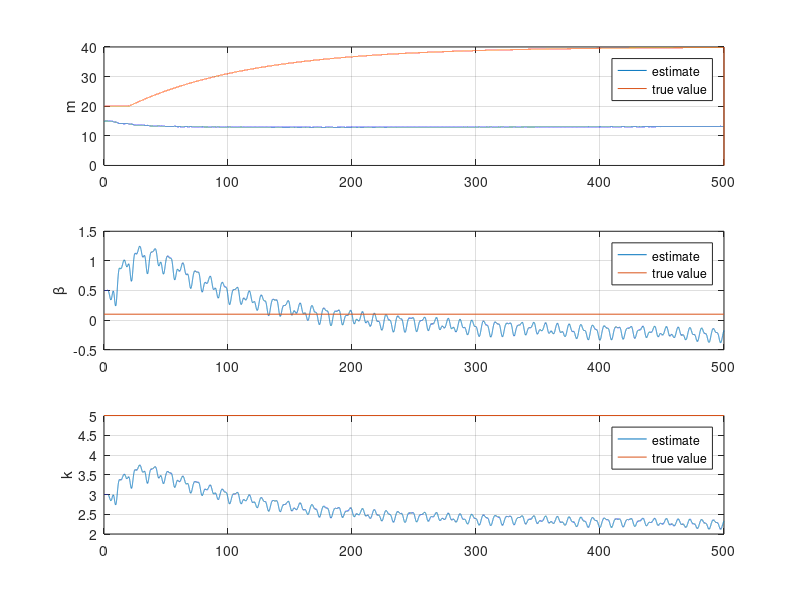

MATLAB code to generate this figure: (Note: this script raises an error after producing the figure.)
close all;
clear;

%% Insert true system
m = 20;
beta = 0.1;
k = 5;

A = [0 1;
     -k/m -beta/m];              
B = [0; 1/m];              

%% Define filters
lambda_0 = 0.5;
lambda_1 = 0.5;

[ ~, ~,C_f_1,D_f_1] = tf2ss([0 0 1],[1 lambda_1 lambda_0]);
[ ~, ~,C_f_2,D_f_2] = tf2ss([0 1 0],[1 lambda_1 lambda_0]);
[A_f,B_f,C_f_3,D_f_3] = tf2ss([1 0 0],[1 lambda_1 lambda_0]);                 
% A_f and B_f is only needed once as it is the same all over. Hence tildes

%% Adaptive gain
gamma   = eye(3);                              
 
%% Simulation MATLAB
h       = 0.01;  % sample time (s)
N       = 50000; % number of samples

t       = 0:h:h*(N-1);

% Define input as a function of t
u       = sin(t);                               


% Memory allocation
x       = zeros(2, N);
x_z     = zeros(2, 1);
x_phi   = zeros(2, 1);
theta   = zeros(3, N);
U       = zeros(N-1,1);
m_plot = zeros(N, 1); 

% Initial estimates
theta(:,1) = [15 0.5 3]';  


% Main loop. Simulate using forward Euler (x[k+1] = x[k] + h*x_dot)
for n = 1:N-1
    
     if t(n) > 20
        m = 20*(2-exp(-0.01*(t(n)-20)));
        m_plot(n) = m;
    else
        m = 20;
        m_plot(n) = m;
    end
    
    A = [0 1;
     -k/m -beta/m];
    B = [0; 1/m];   
 
    
    % Simulate true system
    x_dot           = A*x(:, n) + B*u(n);
    x(:, n+1)       = x(:, n) + h*x_dot;
    y               = x(1, n);
    
    % Generate z and phi by filtering known signals
    x_z_n           = x_z + (A_f*x_z + B_f*u(n))*h;        % u is unfiltered 'z'
    z               = C_f_1*x_z;                           %  1/Lambda * u
    
    x_phi_n         = x_phi + (A_f*x_phi + B_f*y)*h;
                    %      s^2/Lambda * y           s/Lambda * y               1/Lambda * y
    phi             = [(C_f_3*x_phi + D_f_3*y); (C_f_2*x_phi + D_f_2*y); (C_f_1*x_phi + D_f_1*y)];
    
    % Calculate estimation error
    epsilon         = z-theta(:, n)'*phi;  
    
    % Update law
    theta_dot       = gamma*epsilon*phi;                   
    theta(:, n+1)   = theta(:, n) + theta_dot*h;
    
    % Set values for next iteration
    x_phi           = x_phi_n;
    x_z             = x_z_n;
end

% Plots
figure
subplot(3,1,1)
plot(t, theta(1,:)); hold on
plot(t, m_plot); hold off
ylabel('m')
legend('estimate','true value')
grid
subplot(3,1,2)
plot(t, theta(2,:)); hold on
plot([t(1), t(end)],[beta, beta]); hold off
ylabel('\beta')
legend('estimate','true value')
grid
subplot(3,1,3)
plot(t, theta(3,:)); hold on
plot([t(1), t(end)],[k, k]); hold off
ylabel('k')
grid
legend('estimate','true value')
sgtitle('Parameter estimates')
xlabel('t [s]')